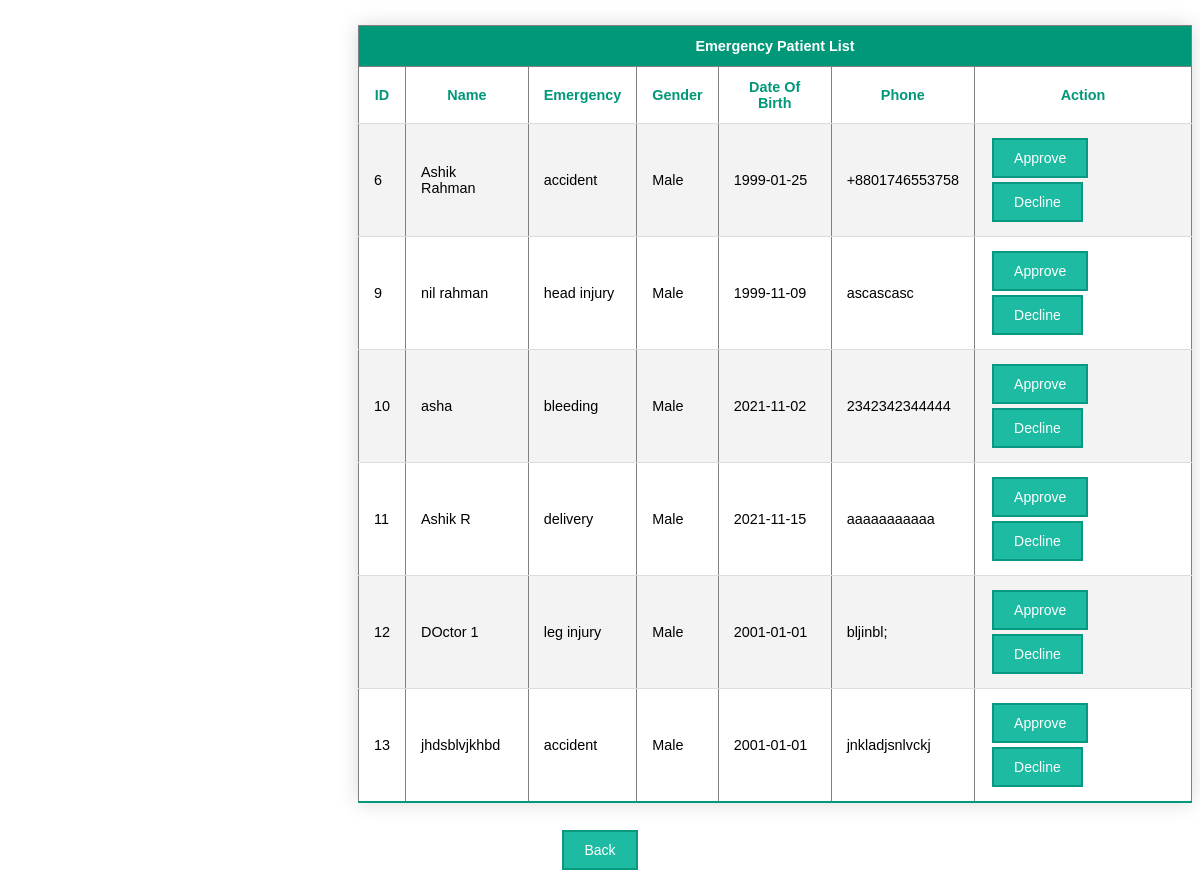
Screenshot of /views/dashboard/roles/doctor/emergencyRequest.php with the database file from the repository.
### tables this page shows
CREATE TABLE `emergencyRequests` (
  `id` int NOT NULL,
  `name` varchar(255) DEFAULT NULL,
  `username` varchar(255) NOT NULL,
  `email` varchar(255) NOT NULL,
  `emergency` text,
  `phone` varchar(20) DEFAULT NULL,
  `gender` enum('Male','Female','Other','') DEFAULT NULL,
  `dateOfBirth` date NOT NULL,
  `profilePicture` varchar(255) NOT NULL DEFAULT 'default.png'
);

### repository/database.php (called while the page is built, shortened)
<?php
function getConnection()
{
	$db_host = getenv('DB_HOST');
	$db_name = getenv('DB_NAME');
	$db_user = getenv('DB_USER');
	$db_password = getenv('DB_PASSWORD');
	$connection = new mysqli($db_host, $db_user, $db_password, $db_name);
	return $connection;
}
function queryToAssocArray($sql)
{
	try {
		$con = getConnection();
		return $con->query($sql)->fetch_all(MYSQLI_ASSOC);
	} catch (Exception $error) {
		alertMsg($error->getMessage());
		return null;
	}
}

### repository/UserRepo.php (called while the page is built, shortened)
<?php
require_once('database.php');
function emergencyPatients()
{
	return queryToAssocArray("select * from emergencyRequests");
}

### views/dashboard/roles/doctor/emergencyRequest.php (the view, shortened to what this page needs)
<?php
require_once(__DIR__ . '../../../../../repository/UserRepo.php');
$allUsers = emergencyPatients();
?>
<table border="1" align="center" class="styled-table">
    <thead>
        <tr>
            <th colspan="10" align="center">Emergency Patient List</th>
        </tr>
    </thead>
    <tbody>
        <tr class="active-row">
            <th>ID</th>
            <th>Name</th>
            <th>Emergency</th>
            <th>Gender</th>
            <th>Date Of Birth</th>
            <th>Phone</th>
            <th>Action</th>
        </tr>
        <?php
        for ($i = 0; $i < count($allUsers); ++$i) {
        ?>
            <tr>
                <td><?= $allUsers[$i]['id'] ?></td>
                <td><?= $allUsers[$i]['name'] ?></td>
                <td><?= $allUsers[$i]['emergency'] ?></td>
                <td><?= $allUsers[$i]['gender'] ?></td>
                <td><?= $allUsers[$i]['dateOfBirth'] ?></td>
                <td><?= $allUsers[$i]['phone'] ?></td>
                <td>
                    <a href="<?= "/app/views/dashboard/roles/admin/manageUsers/approveUser.php?id=" . $allUsers[$i]['id'] ?>">Approve</a>
                    <a href="<?= "/app/views/dashboard/roles/admin/manageUsers/declineUser.php?id=" . $allUsers[$i]['id'] ?>">Decline</a>
                </td>
            </tr>
        <?php
        }
        ?>
    </tbody>
</table>
<p align="center"><a class="back" href="/app/views/dashboard/">Back</a></p>

### views/dashboard/roles/doctor/emergencyRequest.php (style rules this page uses)
.styled-table { border-collapse: collapse; margin: 25px 0; font-size: 0.9em; font-family: sans-serif; min-width: 400px; box-shadow: 0 0 20px rgba(0, 0, 0, 0.15); margin-left: 350px; }
.styled-table thead tr { background-color: #009879; color: #ffffff; text-align: left; }
.styled-table th, .styled-table td { padding: 12px 15px; }
.styled-table tbody tr { border-bottom: 1px solid #dddddd; }
.styled-table tbody tr:nth-of-type(even) { background-color: #f3f3f3; }
.styled-table tbody tr:last-of-type { border-bottom: 2px solid #009879; }
.styled-table tbody tr.active-row { font-weight: bold; color: #009879; }
a:link, a:visited { margin: 2px; padding: 2px; color: white; background-color: #1ebba3; display: inline-block; padding: 10px 20px; border: 2px solid #099983; text-decoration: none; text-align: center; font: 14px Arial, sans-serif; }

### rows the page displays
emergencyrequests: id "6", name "Ashik Rahman", emergency "accident", gender "Male", dateOfBirth "1999-01-25", phone "+8801746553758"
emergencyrequests: id "9", name "nil rahman", emergency "head injury", gender "Male", dateOfBirth "1999-11-09", phone "ascascasc"
emergencyrequests: id "10", name "asha", emergency "bleeding", gender "Male", dateOfBirth "2021-11-02", phone "2342342344444"
emergencyrequests: id "11", name "Ashik R", emergency "delivery", gender "Male", dateOfBirth "2021-11-15", phone "aaaaaaaaaaa"
emergencyrequests: id "12", name "DOctor 1", emergency "leg injury", gender "Male", dateOfBirth "2001-01-01", phone "bljinbl;"
emergencyrequests: id "13", name "jhdsblvjkhbd", emergency "accident", gender "Male", dateOfBirth "2001-01-01", phone "jnkladjsnlvckj"
